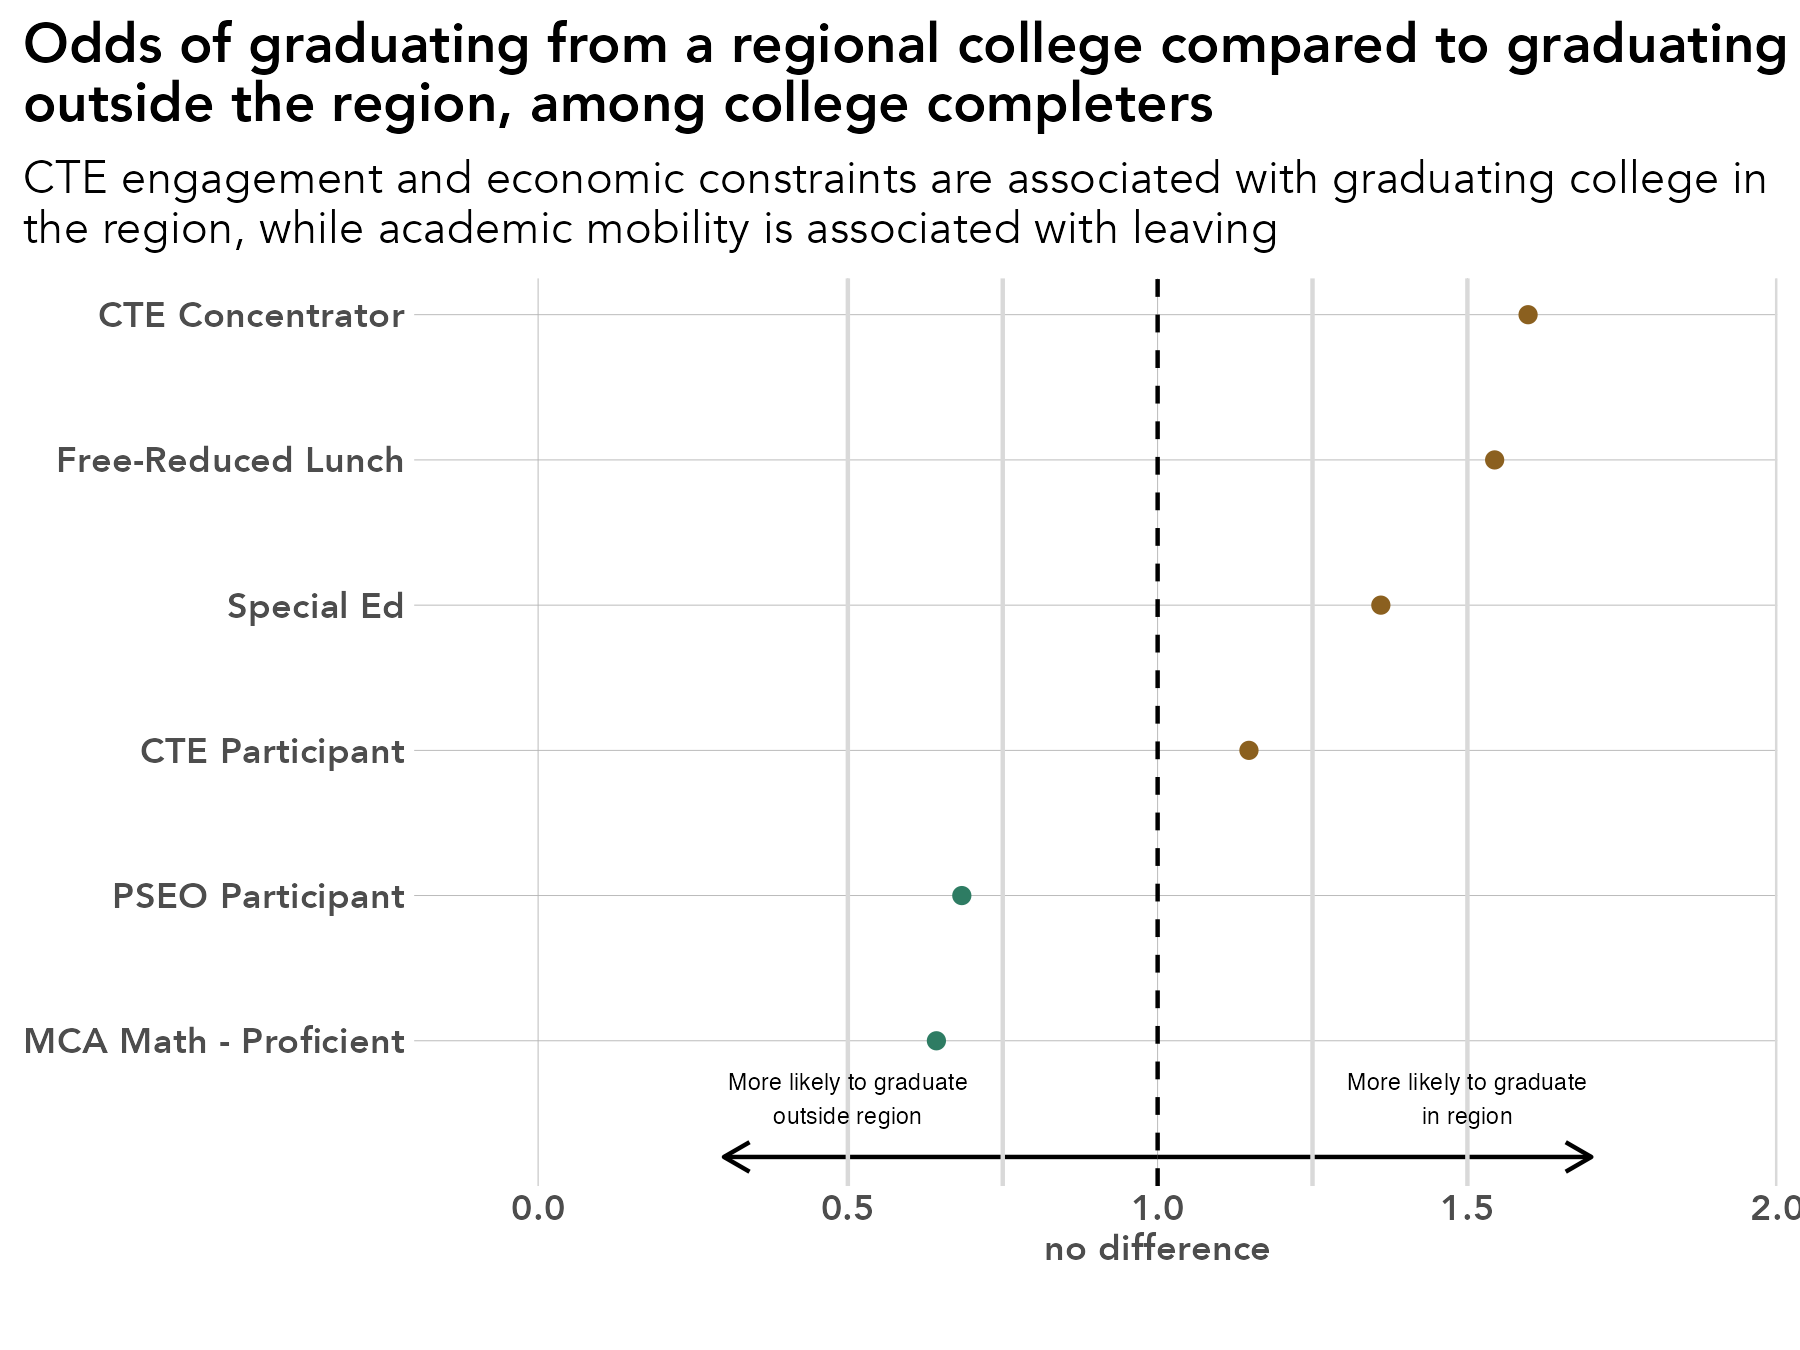

R code for this plot:
# library -----------------------------------------------------------------
library(tidyverse)
library(sf)
library(ggrepel)
library(scales)
library(ggiraph)
library(rmapshaper)
library(cowplot)
library(RColorBrewer)
library(readxl)
library(lubridate)
library(readxl)
library(systemfonts)
reset_font_cache()
library(ggtext)
library(janitor)
library(cowplot)
library(ggalluvial)
library(ggsankey)
library(broom)
library(forcats)
library(stringr)


rm(list = ls())

# themes ------------------------------------------------------------------
theme_bar <- theme_bw() +
  theme(panel.grid.major = element_line(color = "grey70", size = 0.1),
        panel.grid.minor = element_blank(),
        axis.ticks = element_blank(),
        axis.text = element_text(face = "bold"),
        panel.border = element_blank(),
        legend.background = element_rect(fill = "transparent", color = "transparent"),
        legend.key = element_rect(fill = "transparent"),
        legend.key.size = unit(1, "lines"),
        legend.margin = margin(0,0,0,0),
        legend.title = element_blank(),
        legend.text = element_text(margin = margin(l = 2)),
        text = element_text(family = "Avenir") ,
        plot.title.position = "plot",
        plot.title = element_text(face = "bold"))

theme_line <- theme_bw() +
  theme(legend.background = element_rect(fill = "transparent", color = "transparent"),
        legend.key = element_rect(fill = "transparent"),
        legend.text = element_text(margin = margin(l = 2)),
        panel.grid.minor = element_blank(),
        panel.grid.major = element_line(color = "grey70", size = 0.1),
        axis.ticks = element_blank(),
        axis.text = element_text(face = "bold"),
        panel.border = element_blank(),
        legend.margin = margin(0,0,0,0),
        legend.key.size = unit(1, "lines"),
        text = element_text(family = "Avenir") ,
        plot.title.position = "plot",
        plot.title = element_text(face = "bold"))


theme_sf <- theme_bw() +
  theme(axis.text.x=element_blank(),
        axis.text.y=element_blank(),
        axis.ticks=element_blank(),
        panel.background = element_blank(),
        panel.grid.major = element_line(color = "white"),
        panel.border = element_blank(),
        legend.title = element_blank(),
        legend.text = element_text(margin = margin(l = 2)),
        legend.margin = margin(0,0,0,0),
        legend.key.size = unit(1, "lines"),
        text = element_text(family = "Avenir") ,
        plot.title.position = "plot",
        plot.title = element_text(face = "bold"))

theme_all <- theme_bw() +
  theme(axis.ticks=element_blank(),
        axis.text.y = element_blank(),
        panel.background = element_blank(),
        panel.grid.major = element_blank(),
        panel.grid = element_blank(),
        panel.border = element_blank(),
        legend.title = element_blank(),
        legend.text = element_text(margin = margin(l = 2)),
        legend.margin = margin(0,0,0,0),
        legend.key.size = unit(1, "lines"),
        text = element_text(family = "Avenir") ,
        plot.title.position = "plot",
        plot.title = element_text(face = "bold"))


regions <- read_csv("/Users/kellyasche/Library/CloudStorage/GoogleDrive-kasche@ruralmn.org/My Drive/Data Prep/R Projects/Join docs/county_regions.csv") %>%
  select(5,6) %>%
  unique() %>%
  mutate(edr = str_replace(edr, "  ", " "),
         planning.region = str_replace(planning.region, " Minnesota", ""),
         planning.region = fct_relevel(planning.region, "Northwest", "Northeast", "Central", "Seven County Mpls-St Paul", "Southwest", "Southeast"),
         edr = fct_relevel(edr, "EDR 1 - Northwest", "EDR 2 - Headwaters", "EDR 3 - Arrowhead", "EDR 4 - West Central", "EDR 5 - North Central", "EDR 6E- Southwest Central", "EDR 6W- Upper Minnesota Valley", "EDR 7E- East Central", "EDR 7W- Central", "EDR 8 - Southwest", "EDR 9 - South Central", "EDR 10 - Southeast", "EDR 11 - 7 County Twin Cities", "Minnesota"))

counties.regions <- read_csv("/Users/kellyasche/Library/CloudStorage/GoogleDrive-kasche@ruralmn.org/My Drive/Data Prep/R Projects/Join docs/county_regions.csv") %>%
  mutate(countyfp = formatC(countyfp, width = 3, flag = "0"),
         Name = str_to_title(Name),
         Name = str_replace(Name, "Q", "q"),
         Name = str_replace(Name, "Of The", "of the"),
         Name = str_replace(Name, "Mcleod", "McLeod"),
         Dem_Desc = ifelse(Name == "Minnesota", "Minnesota", Dem_Desc) ,
         edr = str_replace(edr, "  ", " "),
         planning.region = str_replace(planning.region, " Minnesota", ""),
         planning.region = fct_relevel(planning.region, "Northwest", "Northeast", "Central", "Seven County Mpls-St Paul", "Southwest", "Southeast"),
         edr = fct_relevel(edr, "EDR 1 - Northwest", "EDR 2 - Headwaters", "EDR 3 - Arrowhead", "EDR 4 - West Central", "EDR 5 - North Central", "EDR 6E- Southwest Central", "EDR 6W- Upper Minnesota Valley", "EDR 7E- East Central", "EDR 7W- Central", "EDR 8 - Southwest", "EDR 9 - South Central", "EDR 10 - Southeast", "EDR 11 - 7 County Twin Cities", "Minnesota"))

color.ruca <- c("Entirely rural" = "#009933", "Town/rural mix" = "#99CC33", "Urban/town/rural mix" = "#CC9966", "Entirely urban" = "#754C29", "Minnesota" = "black")

color.pr <- c("Northwest" = "#4575b4","Northeast" = "grey", "Central" = "#fee090", "Seven County Mpls-St Paul" = "#d73027", "Southwest" = "#91bfdb", "Southeast" = "#fc8d59", "Minnesota" = "black")

color.edr <- c("EDR 1 - Northwest" = "#b3cde3", "EDR 2 - Headwaters" = "#8c96c6", "EDR 3 - Arrowhead" = "#fe9929", "EDR 4 - West Central" = "#8856a7", "EDR 5 - North Central" = "#810f7c", "EDR 6E- Southwest Central" = "#e5f5f9", "EDR 6W- Upper Minnesota Valley" = "#bdc9e1", "EDR 7E- East Central" = "#99d8c9", "EDR 7W- Central" = "#2ca25f", "EDR 8 - Southwest" = "#74a9cf", "EDR 9 - South Central" = "#0570b0", "EDR 10 - Southeast" = "#d7301f", "EDR 11 - 7 County Twin Cities" = "#d8b365", "Minnesota" = "black")

color.pr.edr <- c ("Northwest" = "#4575b4","Northeast" = "#e0f3f8", "Central" = "#fee090", "Seven County Mpls-St Paul" = "#d73027", "Southwest" = "#91bfdb", "Southeast" = "#fc8d59", "Minnesota" = "black", "EDR 1 - Northwest" = "#b3cde3", "EDR 2 - Headwaters" = "#8c96c6", "EDR 3 - Arrowhead" = "#fe9929", "EDR 4 - West Central" = "#8856a7", "EDR 5 - North Central" = "#810f7c", "EDR 6E- Southwest Central" = "#e5f5f9", "EDR 6W- Upper Minnesota Valley" = "#bdc9e1", "EDR 7E- East Central" = "#99d8c9", "EDR 7W- Central" = "#2ca25f", "EDR 8 - Southwest" = "#74a9cf", "EDR 9 - South Central" = "#0570b0", "EDR 10 - Southeast" = "#d7301f", "EDR 11 - 7 County Twin Cities" = "#d8b365")

color.six <- c("#009933", "#4575b4", "grey", "#fee090", "#fc8d59", "#d73027")

mn_counties <- st_read("/Users/kellyasche/Library/CloudStorage/GoogleDrive-kasche@ruralmn.org/My Drive/Data Prep/R Projects/Shapefiles/County shapefiles/MNCounties_MNDOT.shp", quiet = TRUE) %>%
  ms_simplify(keep = .01, keep_shapes = TRUE) %>%
  rename("countyfp" = "FIPS_CODE")

counties.regions.1 <- counties.regions %>%
  mutate(statefp = "27",
         project.pr = ifelse(edr %in% c("EDR 1 - Northwest", "EDR 2 - Headwaters", "EDR 4 - West Central"), "Northwest",
                             ifelse(edr == "EDR 3 - Arrowhead", "Northeast",
                                    ifelse(edr %in% c("EDR 5 - North Central", "EDR 7E- East Central", "EDR 7W- Central"), "Central",
                                           ifelse(edr %in% c("EDR 6E- Southwest Central", "EDR 6W- Upper Minnesota Valley", "EDR 8 - Southwest"), "Southwest",
                                                  ifelse(edr %in% c("EDR 9 - South Central", "EDR 10 - Southeast"), "Southern", as.character(planning.region)))))),
         project.pr = fct_relevel(project.pr, "Northwest", "Northeast", "Central", "Seven County Mpls-St Paul", "Southwest", "Southern"))


# Prep data ---------------------------------------------------------------

original <- read_csv("Data/SLEDS/Masters/Master-report-dataset.csv")

data <- original %>%
  filter(ps.grad == "Y",
         ps.grad.location != "Did not graduate ps",
         RaceEthnicity != "Unknown") %>%
  select(RaceEthnicity, economic.status, SpecialEdStatus, Gender, MCA.M, pseo.participant, cte.achievement, avg.unemp.rate, ps.grad.location) %>%
  mutate(RaceEthnicity = fct_relevel(RaceEthnicity, "White"),
         economic.status = ifelse(economic.status == 1, "FRL", "Non-FRL"),
         economic.status = fct_relevel(economic.status, "Non-FRL"),
         SpecialEdStatus = ifelse(SpecialEdStatus == 1, "Special Ed", "Non-Special Ed"),
         SpecialEdStatus = fct_relevel(SpecialEdStatus, "Non-Special Ed"),
         Gender = ifelse(Gender == "F", "Female", "Male"),
         Gender = fct_relevel(Gender, "Male"),
         MCA.M = ifelse(MCA.M > 2, "Proficient", "Not proficient"),
         MCA.M = fct_relevel(MCA.M, "Not proficient"),
         pseo.participant = ifelse(pseo.participant == 1, "PSEO",
                                  ifelse(pseo.participant == 0, "No PSEO", pseo.participant)),
         cte.achievement = fct_relevel(cte.achievement, "No CTE"),
         ps.grad.location = ifelse(ps.grad.location == "PS grad Region", "College - region", "College - outside region"),
         ps.grad.location = fct_relevel(ps.grad.location, "College - outside region"))

model <- glm(
  ps.grad.location ~
    RaceEthnicity +
    economic.status +
    SpecialEdStatus +
    Gender +
    MCA.M +
    pseo.participant +
    cte.achievement +
    avg.unemp.rate,
  family = binomial,
  data = data
)


# Create chart ------------------------------------------------------------

or_plot <- tidy(model, exponentiate = TRUE) %>%
  filter(term != "(Intercept)") %>%
  mutate(
    # Make labels nicer (edit these replacements to match your exact factor labels)
    term = str_replace_all(term, c(
      "economic.status" = "Economic status: ",
      "SpecialEdStatus" = "Special Ed: ",
      "pseo.participant" = "PSEO: ",
      "cte.achievement" = "CTE: ",
      "MCA.M" = "MCA Math",
      "highest.cred.level" = "Highest credential"
    )),
    # Put most important effects near the top (optional: tweak ordering later)
    term = fct_reorder(term, estimate),
    color = ifelse(estimate < 1, "Green", "Brown")
  )

ggplot(data = filter(or_plot, term %in% c("CTE: CTE Concentrator or Completor", "Economic status: FRL", "Special Ed: Special Ed", "CTE: CTE Participant", "PSEO: PSEO", "MCA MathProficient")), aes(x = estimate, y = term, color = color)) +
  annotate(geom = "segment",
           x = 1,
           xend = .3,
           y = .2,
           yend = .2,
           arrow = arrow(length = unit(.25, "cm"))) +
  annotate(geom = "segment",
           x = 1,
           xend = 1.7,
           y = .2,
           yend = .2,
           arrow = arrow(length = unit(.25, "cm"))) +
  geom_vline(xintercept = 1, linetype = "dashed") +
  geom_vline(xintercept = c(0.5, 0.75, 1.25, 1.5, 2),
             color = "grey85") +
  annotate(geom = "text",
           x = .5,
           y = .6,
           label = "More likely to graduate\noutside region",
           size = 2) +
  annotate(geom = "text",
           x = 1.5,
           y = .6,
           label = "More likely to graduate\nin region",
           size = 2) +
   geom_point() +
  scale_color_manual(values = c("#8B601F", "#2E7C63")) +
  scale_y_discrete(labels = c("MCA Math - Proficient", "PSEO Participant", "CTE Participant", "Special Ed", "Free-Reduced Lunch", "CTE Concentrator"),
                   expand = expansion(add = c(1, .25))) +
  scale_x_continuous(expand = expansion(add = c(.5, 0)),
                     labels = c("0.0", "0.5", "1.0\nno difference", "1.5", "2.0")) +
   theme_line +
  labs(
    x = "",
    y = NULL,
    title = "Odds of graduating from a regional college compared to graduating\noutside the region, among college completers",
    subtitle = "CTE engagement and economic constraints are associated with graduating college in\nthe region, while academic mobility is associated with leaving"
  ) +
  theme(legend.position = "none")

ggsave(filename = "Charts/Paper report 3/ps-grad-location-odds-ratio.pdf", device = cairo_pdf, dpi = "print", width = 6, height = 4.5)

ggsave(filename = "Charts/Paper report 3/ps-grad-location-odds-ratio.png",  dpi = "print", width = 6, height = 4.5)
